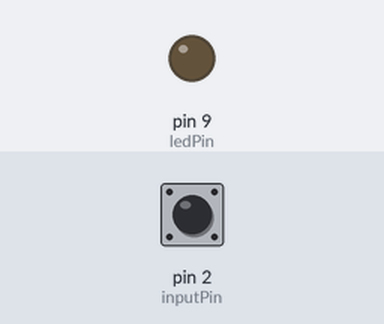
The sketch below on a simulated Arduino Uno, built with avr-gcc and run on an emulated ATmega328P. Parts: output pins drawn as LEDs (lit = HIGH). The inputs (shaded band) are chosen by the test bench; at power-on: pin 2 (inputPin) HIGH.

Above: at 1.2 s.
1.3 s: pin 2 (inputPin) pulled LOW for 0.15 s
At 1.37 s:
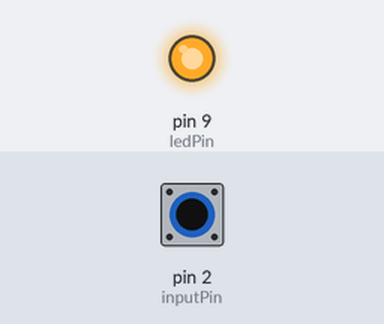
2.9 s: pin 2 (inputPin) pulled LOW for 3.2 s
At 7.2 s:
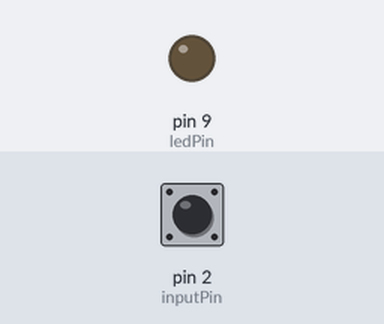
Timing chart, 0 to 8.7 s (numbered marks = the images above; inputs shaded):
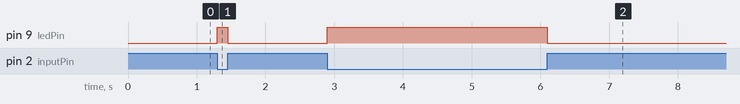

Measured:
- after the input at 1.3 s, pin 9 (ledPin): LOW → HIGH at once, → LOW 0.15 s later
- after the input at 2.9 s, pin 9 (ledPin): LOW → HIGH at once, → LOW 3.2 s later

The sketch:

sketch_06_04.ino
```cpp
//sketch 06-04 -- mead mod

byte inputPin = 2;   // was int but why waste memory?
byte ledPin = 9;

void setup()
{
  pinMode(ledPin, OUTPUT);
  pinMode(inputPin, INPUT);
  digitalWrite(inputPin, HIGH);  //enable internal pullup on input
}

void loop()
{
  bool switchOpen = digitalRead(inputPin);  // was int but why waste memory?
  digitalWrite(ledPin, ! switchOpen);

  // even simpler,just say  digitalWrite(ledPin, ! digitalRead(inputPin));
}
```
